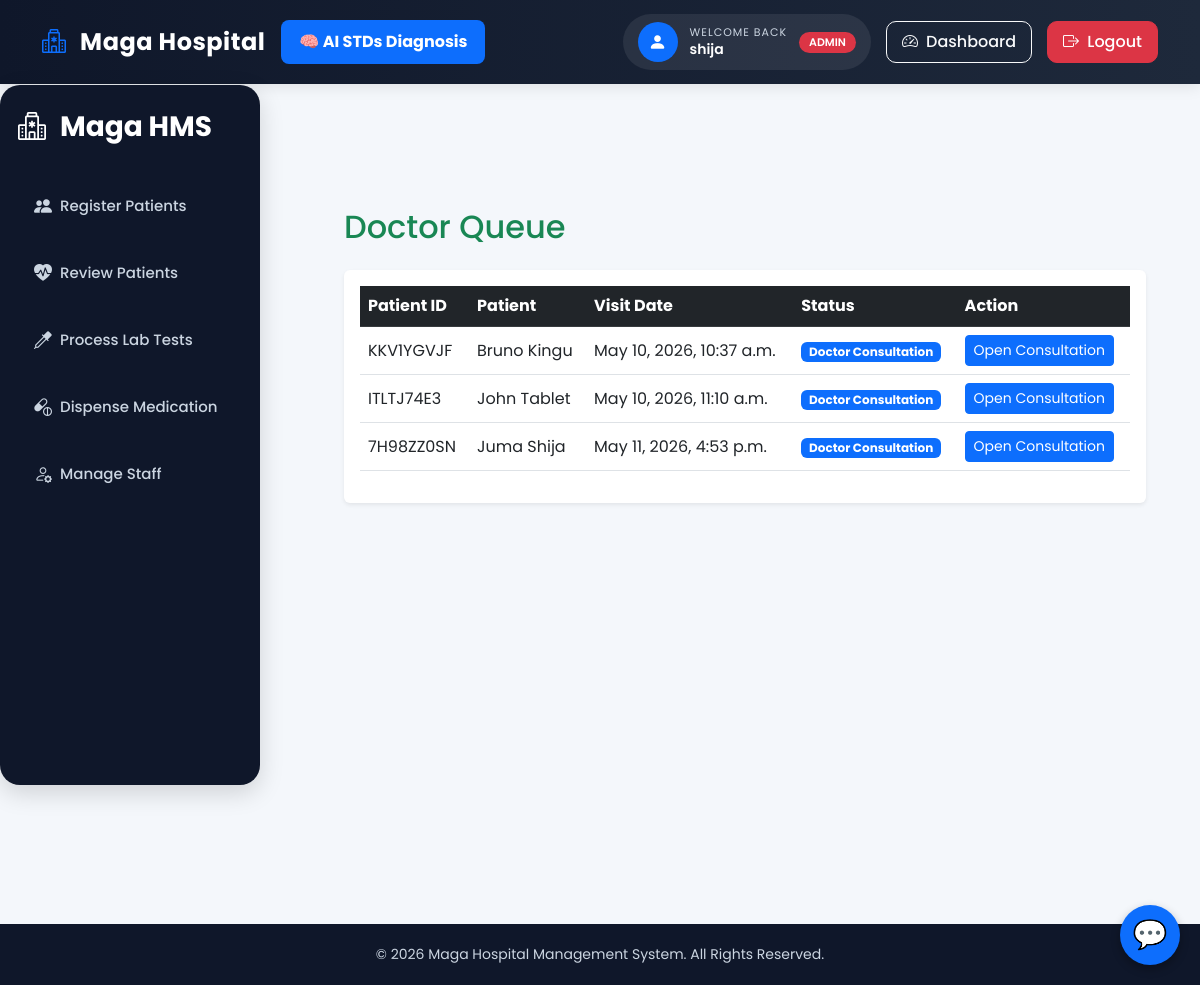
Page /doctor/queue/ (signed in) on the earlier database version.
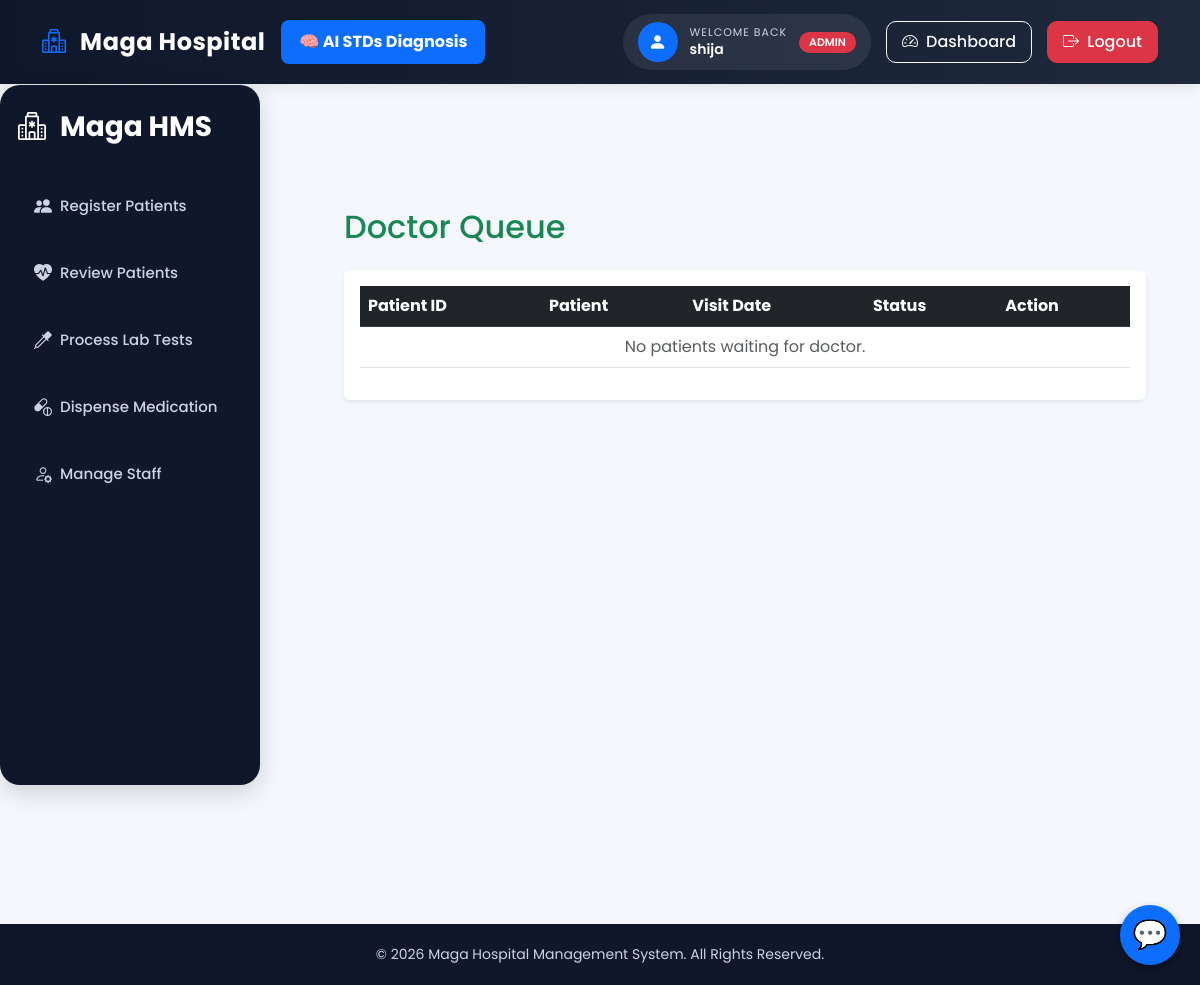
Same page on the later database version.
### magahospital/models.py (models this page shows, shortened)
class Visit(models.Model):
    patient = models.ForeignKey(
        Patient,
        on_delete=models.CASCADE,
        related_name='visits'
    )
    date = models.DateTimeField(
        default=timezone.now
    )
    status = models.CharField(
        max_length=20,
        choices=VISIT_STATUS,
        default='Doctor'
    )
    class Meta:
        ordering = ['-date']

class Patient(models.Model):
    idno = models.CharField(
        max_length=9,
        unique=True,
        default=generate_random_code,
        editable=False
    )
    firstname = models.CharField(
        max_length=200
    )
    secondname = models.CharField(
        max_length=200
    )
    age = models.IntegerField()
    address = models.CharField(
        max_length=200
    )
    sex = models.CharField(
        max_length=1,
        choices=SEX
    )
    created_at = models.DateTimeField(
        default=timezone.now
    )
    class Meta:
        ordering = ['-created_at']

### magahospital/decorators.py (the view, shortened to what this page needs)
        @login_required
        def wrapper(request, *args, **kwargs):
            if request.user.is_superuser:
                return view_func(
                    request,
                    *args,
                    **kwargs
                )

### magahospital/context_processors.py (called while the page is built, shortened)
def user_roles(request):
    user = request.user
    return {
        'is_admin': user.is_superuser,
        'is_reception': user.groups.filter(
            name='Receptions'
        ).exists(),
        'is_doctor': user.groups.filter(
            name='Doctor'
        ).exists(),
        'is_lab': user.groups.filter(
            name='Lab'
        ).exists(),
        'is_dispense': user.groups.filter(
            name='Dispense'
        ).exists(),
    }

### magahospital/views.py (called while the page is built)
@role_required('Doctor')
def doctor_queue(request):
    visits = Visit.objects.filter(
        status__in=[
            'Doctor',
            'Prescription'
        ]
    ).order_by('date')
    return render(
        request,
        'magahospital/doctor_queue.html',
        {
            'visits': visits
        }
    )

### magahospital/templates/magahospital/doctor_queue.html
{% extends 'magahospital/base.html' %}
{% block content %}
<div class="container mt-4">
    <h2 class="mb-4 text-success">
        Doctor Queue
    </h2>
    <div class="card shadow-sm border-0">
        <div class="card-body">
            <table class="table table-hover align-middle">
                <thead class="table-dark">
                    <tr>
                        <th>Patient ID</th>
                        <th>Patient</th>
                        <th>Visit Date</th>
                        <th>Status</th>
                        <th>Action</th>
                    </tr>
                </thead>
                <tbody>
                    {% for visit in visits %}
                    <tr>
                        <td>
                            {{ visit.patient.idno }}
                        </td>
                        <td>
                            {{ visit.patient.firstname }}
                            {{ visit.patient.secondname }}
                        </td>
                        <td>
                            {{ visit.date }}
                        </td>
                        <td>
                            {% if visit.status == "Doctor" %}
                                <span class="badge bg-primary">
                                    Doctor Consultation
                                </span>
                            {% elif visit.status == "Prescription" %}
                                <span class="badge bg-info text-dark">
                                    Prescription Review
                                </span>
                            {% endif %}
                        </td>
                        <td>
                            {% if visit.status == "Doctor" %}
                                <a href="{% url 'add_doctor' visit.id %}"
                                   class="btn btn-primary btn-sm">
                                   Open Consultation
                                </a>
                            {% elif visit.status == "Prescription" %}
                                <a href="{% url 'add_prescription' visit.id %}"
                                   class="btn btn-info btn-sm">
                                   Add Prescription
                                </a>
                            {% endif %}
                        </td>
                    </tr>
                    {% empty %}
                    <tr>
                        <td colspan="5" class="text-center text-muted">
                            No patients waiting for doctor.
                        </td>
                    </tr>
                    {% endfor %}
                </tbody>
            </table>
        </div>
    </div>
</div>
{% endblock %}

Differences in the rows shown:
removed Visit: patient.idno "KKV1YGVJF", patient.firstname "Bruno", patient.secondname "Kingu", date "May 10, 2026, 10:37 a.m.", status "Doctor Consultation"
removed Visit: patient.idno "ITLTJ74E3", patient.firstname "John", patient.secondname "Tablet", date "May 10, 2026, 11:10 a.m.", status "Doctor Consultation"
removed Visit: patient.idno "7H98ZZ0SN", patient.firstname "Juma", patient.secondname "Shija", date "May 11, 2026, 4:53 p.m.", status "Doctor Consultation"
Other differences:
text now shown: "No patients waiting for doctor."
